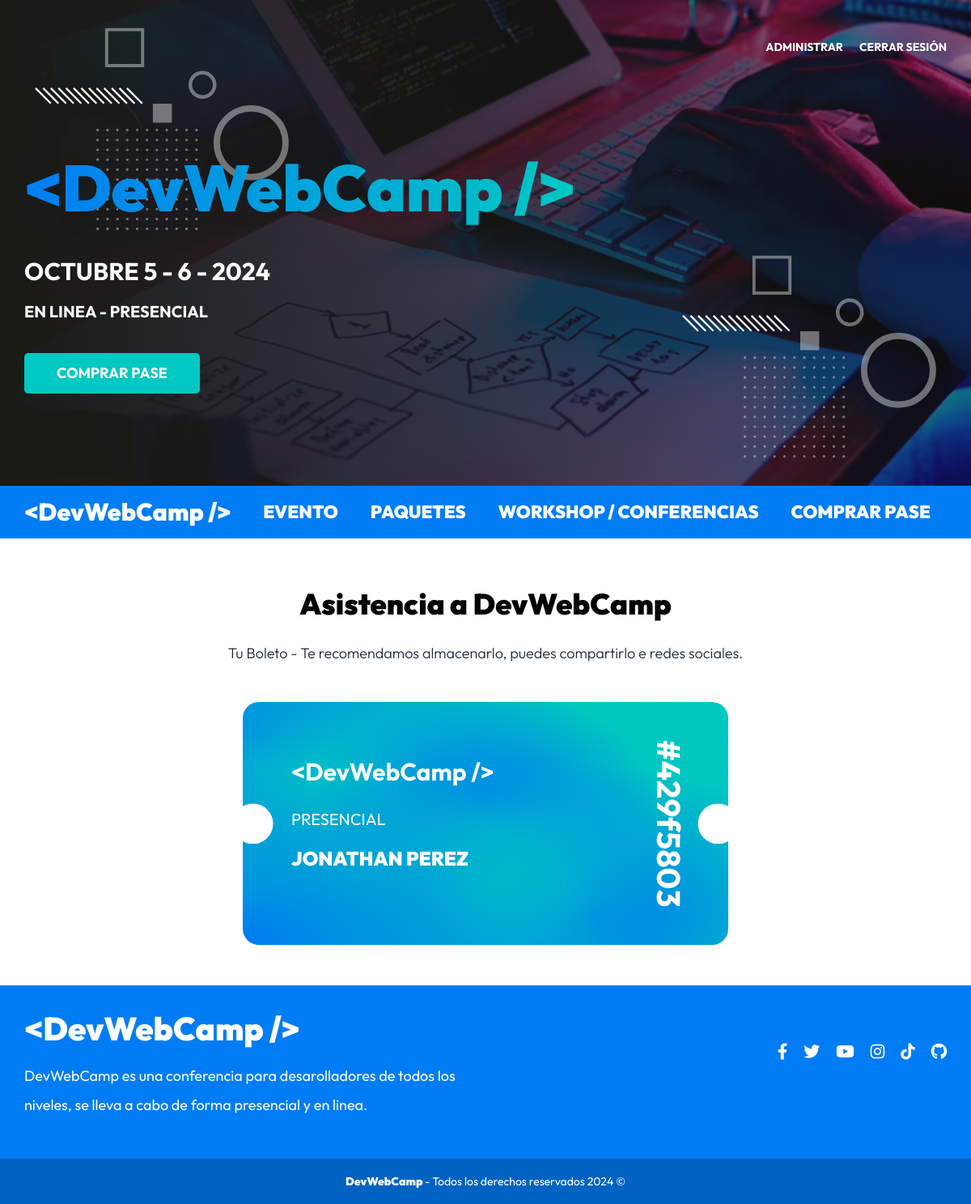
/boleto?id=429f5803 (signed in), run on the app's committed database.
### tables this page shows
CREATE TABLE `paquetes` (
  `id` int NOT NULL AUTO_INCREMENT,
  `nombre` varchar(30) DEFAULT NULL,
  PRIMARY KEY (`id`)
);

CREATE TABLE `usuarios` (
  `id` int NOT NULL AUTO_INCREMENT,
  `nombre` varchar(60) DEFAULT NULL,
  `apellido` varchar(60) DEFAULT NULL,
  `email` varchar(255) DEFAULT NULL,
  `password` varchar(60) DEFAULT NULL,
  `confirmado` tinyint(1) DEFAULT NULL,
  `token` varchar(32) DEFAULT NULL,
  `admin` tinyint(1) DEFAULT NULL,
  PRIMARY KEY (`id`),
  UNIQUE KEY `email` (`email`)
);

CREATE TABLE `registros` (
  `id` int NOT NULL AUTO_INCREMENT,
  `paquete_id` int DEFAULT NULL,
  `pago_id` varchar(30) DEFAULT NULL,
  `token` varchar(8) DEFAULT NULL,
  `usuario_id` int DEFAULT NULL,
  `regalo_id` int DEFAULT NULL,
  PRIMARY KEY (`id`),
  KEY `usuarioId` (`usuario_id`),
  KEY `paquete_id` (`paquete_id`),
  KEY `registros_regalos_FK` (`regalo_id`),
  CONSTRAINT `registros_ibfk_1` FOREIGN KEY (`usuario_id`) REFERENCES `usuarios` (`id`) ON DELETE CASCADE ON UPDATE CASCADE,
  CONSTRAINT `registros_ibfk_2` FOREIGN KEY (`paquete_id`) REFERENCES `paquetes` (`id`) ON DELETE RESTRICT ON UPDATE RESTRICT,
  CONSTRAINT `registros_regalos_FK` FOREIGN KEY (`regalo_id`) REFERENCES `regalos` (`id`) ON DELETE SET NULL ON UPDATE CASCADE
);

### controllers/RegistroController.php (called while the page is built, shortened)
<?php
class RegistroController
{
    public static function boleto(Router $router)
    {
        $id = $_GET['id'];
        $registro = Registro::where('token', $id);
        $registro->usuario = Usuario::find($registro->usuario_id);
        $registro->paquete = Paquete::find($registro->paquete_id);
        $router->render('registro/boleto', [
            'titulo' => 'Asistencia a DevWebCamp',
            'registro' => $registro
        ]);
    }
}

### public/index.php (called while the page is built, shortened)
<?php
$router = new Router();
$router->get('/login', [AuthController::class, 'login']);
$router->post('/login', [AuthController::class, 'login']);
$router->post('/logout', [AuthController::class, 'logout']);
$router->get('/registro', [AuthController::class, 'registro']);
$router->post('/registro', [AuthController::class, 'registro']);
$router->get('/olvide', [AuthController::class, 'olvide']);
$router->post('/olvide', [AuthController::class, 'olvide']);
$router->get('/reestablecer', [AuthController::class, 'reestablecer']);
$router->post('/reestablecer', [AuthController::class, 'reestablecer']);
$router->get('/mensaje', [AuthController::class, 'mensaje']);
$router->get('/confirmar-cuenta', [AuthController::class, 'confirmar']);
$router->get('/admin/dashboard', [DashboardController::class, 'index']);
$router->get('/admin/ponentes', [PonentesController::class, 'index']);
$router->get('/admin/ponentes/crear', [PonentesController::class, 'crear']);
$router->post('/admin/ponentes/crear', [PonentesController::class, 'crear']);
$router->get('/admin/ponentes/editar', [PonentesController::class, 'editar']);
$router->post('/admin/ponentes/editar', [PonentesController::class, 'editar']);
$router->post('/admin/ponentes/eliminar', [PonentesController::class, 'eliminar']);
$router->get('/api/ponentes', [APIPonentes::class, 'index']);
$router->get('/api/ponente', [APIPonentes::class, 'ponente']);
$router->get('/admin/eventos', [EventosController::class, 'index']);
$router->get('/admin/eventos/crear', [EventosController::class, 'crear']);
$router->post('/admin/eventos/crear', [EventosController::class, 'crear']);
$router->get('/admin/eventos/editar', [EventosController::class, 'editar']);
$router->post('/admin/eventos/editar', [EventosController::class, 'editar']);
$router->post('/admin/eventos/eliminar', [EventosController::class, 'eliminar']);
$router->get('/api/eventos-horario', [APIEventos::class, 'index']);
$router->get('/api/eventos', [APIGraficos::class, 'eventos']);
$router->get('/admin/registrados', [RegistradosController::class, 'index']);
$router->get('/admin/regalos', [RegalosController::class, 'index']);
$router->get('/admin/regalos/crear', [RegalosController::class, 'crear']);
$router->post('/admin/regalos/crear', [RegalosController::class, 'crear']);
$router->get('/admin/regalos/editar', [RegalosController::class, 'editar']);
$router->post('/admin/regalos/editar', [RegalosController::class, 'editar']);
$router->post('/admin/regalos/eliminar', [RegalosController::class, 'eliminar']);
$router->get('/api/regalos', [APIGraficos::class, 'regalos']);
$router->get('/api/ingresos', [APIGraficos::class, 'ingresos']);
$router->get('/finalizar-registro', [RegistroController::class, 'crear']);
$router->post('/finalizar-registro/gratis', [RegistroController::class, 'gratis']);
$router->post('/finalizar-registro/pagar', [RegistroController::class, 'pagar']);
$router->get('/finalizar-registro/conferencias', [RegistroController::class, 'conferencias']);
$router->post('/finalizar-registro/conferencias', [RegistroController::class, 'conferencias']);
$router->get('/boleto', [RegistroController::class, 'boleto']);
$router->get('/', [PaginasController::class, 'index']);
$router->get('/devwebcamp', [PaginasController::class, 'evento']);
$router->get('/paquetes', [PaginasController::class, 'paquetes']);
$router->get('/workshops-conferencias', [PaginasController::class, 'conferencias']);
$router->get('/404', [PaginasController::class, 'error']);
$router->comprobarRutas();

### models/ActiveRecord.php (called while the page is built, shortened)
<?php
class ActiveRecord
{
    protected static $db;
    protected static $tabla = '';
    public static function setDB($database)
    {
        self::$db = $database;
    }
    public static function consultarSQL($query)
    {
        $resultado = self::$db->query($query);
        $array = [];
        while ($registro = $resultado->fetch_assoc()) {
            $array[] = static::crearObjeto($registro);
        }
        return $array;
    }
    protected static function crearObjeto($registro)
    {
        $objeto = new static;
        foreach ($registro as $key => $value) {
            if (property_exists($objeto, $key)) {
                $objeto->$key = $value;
            }
        }
        return $objeto;
    }
    public static function find($id)
    {
        $query = "SELECT * FROM " . static::$tabla  . " WHERE id = {$id}";
        $resultado = self::consultarSQL($query);
        return array_shift($resultado);
    }
    public static function where($columna, $valor)
    {
        $query = "SELECT * FROM " . static::$tabla . " WHERE {$columna} = '{$valor}'";
        $resultado = self::consultarSQL($query);
        return array_shift($resultado);
    }
}

### views/registro/boleto.php (the view)
<main class="pagina">
    <h2 class="pagina__heading"><?php echo $titulo ?></h2>
    <p class="pagina__descripcion">Tu Boleto - Te recomendamos almacenarlo, puedes compartirlo e redes sociales.</p>
    <div <?php aos_animacion() ?> class="boleto__virtual">
        <div class="boleto boleto--<?php echo strtolower($registro->paquete->nombre) ?> boleto--acceso">
            <div class="boleto__contenido">
                <h4 class="boleto__logo">&#60;DevWebCamp /></h4>
                <p class="boleto__plan">
                    <?php echo $registro->paquete->nombre; ?>
                </p>
                <p class="boleto__nombre">
                    <?php echo $registro->usuario->nombre . ' ' . $registro->usuario->apellido; ?>
                </p>
            </div>
            <p class="boleto__codigo"><?php echo '#' . $registro->token; ?></p>
        </div>
    </div>
</main>

### public/build/css/app.css (style rules this page uses)
html { line-height: 1.15; -webkit-text-size-adjust: 100%; }
body { margin: 0; }
main { display: block; }
html { font-size: 62.5%; box-sizing: border-box; height: 100%; }
*, *:before, *:after { box-sizing: inherit; }
body { font-family: "Outfit", sans-serif; font-size: 1.8rem; }
h1, h2, h3 { font-family: "Outfit", sans-serif; font-weight: 900; margin: 2rem 0; }
h2 { font-size: 3.6rem; }
[class$=__heading] { font-family: "Outfit", sans-serif; font-weight: 900; margin: 2rem 0; margin: 6rem 0 3rem 0; text-align: center; }
[class$=__descripcion] { text-align: center; font-size: 1.8rem; font-weight: 300; color: #1e293b; margin-bottom: 5rem; }
.boleto { width: min(100% - 5rem, 65rem); margin: 0 auto; padding: 6rem; border-radius: 2rem; color: #ffffff; position: relative; }
.boleto::before, .boleto::after { position: absolute; content: ""; background-color: #ffffff; width: 5rem; height: 5rem; top: calc(50% - 2.5rem); }
.boleto::before { clip-path: circle(50% at 25% 50%); left: 0; }
.boleto::after { clip-path: circle(50% at 75% 50%); right: 0; }
.boleto--presencial { background-color: hsl(178, 100%, 39%); background-image: radial-gradient(at 0% 99%, hsl(209, 100%, 47%) 0px, transparent 50%), radial-gradient(at 51% 76%, hsl(178, 100%, 39%) 0px, transparent 50%), radial-gradient(at 50% 39%, hsl(209, 100%, 47%) 0px, transparent 50%), radial-gradient(at 26% 32%, hsl(178, 100%, 39%) 0px, transparent 50%), radial-gradient(at 72% 88%, hsl(209, 100%, 47%) 0px, transparent 50%), radial-gradient(at 85% 20%, hsl(178, 100%, 39%) 0px, transparent 50%), radial-gradient(at 0% 14%, hsl(209, 100%, 47%) 0px, transparent 50%); }
.boleto__logo { color: #ffffff; text-align: center; margin-bottom: 2rem; white-space: nowrap; }
@media (min-width: 1024px) { .boleto__logo { text-align: left; margin: 0; } }
.boleto__logo { font-size: clamp(2rem, -0.8rem + 10vw, 4rem); }
.boleto__plan { font-size: 2rem; text-transform: uppercase; margin: 3rem 0 0 0; }
.boleto--acceso { width: 30rem; height: 50rem; padding: 10rem 3rem; }
@media (min-width: 768px) { .boleto--acceso { width: 60rem; height: 30rem; padding: 6rem; display: flex; flex-direction: column; justify-content: center; } }
.boleto--acceso .boleto__logo { font-size: clamp(2rem, -0.8rem + 10vw, 3rem); margin: 0; text-align: left; }
.boleto--acceso .boleto__nombre { font-size: 2.4rem; text-transform: uppercase; font-weight: 900; }
.boleto--acceso .boleto__codigo { font-size: 4rem; font-weight: 700; text-align: center; position: absolute; bottom: 7rem; margin: 0; left: 0; width: 100%; }
@media (min-width: 768px) { .boleto--acceso .boleto__codigo { rotate: 90deg; transform-origin: 0 0; top: 0; left: calc(100% - 5rem); width: 30rem; } }
.boleto--acceso::before { clip-path: circle(50% at 50% 25%); left: calc(50% - 2.5rem); top: 0; }
@media (min-width: 768px) { .boleto--acceso::before { clip-path: circle(50% at 25% 50%); left: 0; top: calc(50% - 2.5rem); } }
.boleto--acceso::after { clip-path: circle(50% at 50% 75%); left: calc(50% - 2.5rem); top: calc(100% - 5rem); }
@media (min-width: 768px) { .boleto--acceso::after { clip-path: circle(50% at 75% 50%); left: calc(100% - 5rem); top: calc(50% - 2.5rem); } }

### data on the page
paquetes: nombre "PRESENCIAL"
usuarios: nombre "JONATHAN", apellido "PEREZ"
registros: token "429f5803"

### other printed values
$titulo "Asistencia a DevWebCamp"
